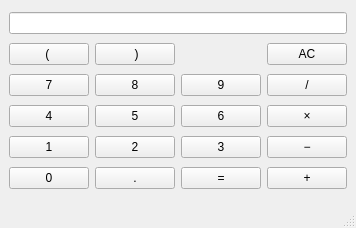
<?xml version="1.0" encoding="UTF-8"?>
<ui version="4.0">
 <class>MainWindow</class>
 <widget class="QMainWindow" name="MainWindow">
  <property name="geometry">
   <rect>
    <x>0</x>
    <y>0</y>
    <width>356</width>
    <height>228</height>
   </rect>
  </property>
  <property name="windowTitle">
   <string>MainWindow</string>
  </property>
  <widget class="QWidget" name="centralwidget">
   <layout class="QGridLayout" name="gridLayout">
    <item row="5" column="0">
     <widget class="QPushButton" name="pushButton_1">
      <property name="text">
       <string>1</string>
      </property>
      <attribute name="buttonGroup">
       <string notr="true">buttonGroup</string>
      </attribute>
     </widget>
    </item>
    <item row="4" column="1">
     <widget class="QPushButton" name="pushButton_5">
      <property name="text">
       <string>5</string>
      </property>
      <attribute name="buttonGroup">
       <string notr="true">buttonGroup</string>
      </attribute>
     </widget>
    </item>
    <item row="5" column="3">
     <widget class="QPushButton" name="pushButton_diff">
      <property name="text">
       <string> − </string>
      </property>
      <attribute name="buttonGroup">
       <string notr="true">buttonGroup</string>
      </attribute>
     </widget>
    </item>
    <item row="3" column="3">
     <widget class="QPushButton" name="pushButton_div">
      <property name="text">
       <string> / </string>
      </property>
      <attribute name="buttonGroup">
       <string notr="true">buttonGroup</string>
      </attribute>
     </widget>
    </item>
    <item row="6" column="3">
     <widget class="QPushButton" name="pushButton_add">
      <property name="text">
       <string> + </string>
      </property>
      <attribute name="buttonGroup">
       <string notr="true">buttonGroup</string>
      </attribute>
     </widget>
    </item>
    <item row="5" column="2">
     <widget class="QPushButton" name="pushButton_3">
      <property name="text">
       <string>3</string>
      </property>
      <attribute name="buttonGroup">
       <string notr="true">buttonGroup</string>
      </attribute>
     </widget>
    </item>
    <item row="6" column="1">
     <widget class="QPushButton" name="pushButton_dot">
      <property name="text">
       <string>.</string>
      </property>
      <attribute name="buttonGroup">
       <string notr="true">buttonGroup</string>
      </attribute>
     </widget>
    </item>
    <item row="6" column="2">
     <widget class="QPushButton" name="pushButton_equal">
      <property name="text">
       <string> = </string>
      </property>
      <attribute name="buttonGroup">
       <string notr="true">buttonGroup</string>
      </attribute>
     </widget>
    </item>
    <item row="3" column="0">
     <widget class="QPushButton" name="pushButton_7">
      <property name="text">
       <string>7</string>
      </property>
      <attribute name="buttonGroup">
       <string notr="true">buttonGroup</string>
      </attribute>
     </widget>
    </item>
    <item row="6" column="0">
     <widget class="QPushButton" name="pushButton_0">
      <property name="text">
       <string>0</string>
      </property>
      <attribute name="buttonGroup">
       <string notr="true">buttonGroup</string>
      </attribute>
     </widget>
    </item>
    <item row="3" column="1">
     <widget class="QPushButton" name="pushButton_8">
      <property name="text">
       <string>8</string>
      </property>
      <attribute name="buttonGroup">
       <string notr="true">buttonGroup</string>
      </attribute>
     </widget>
    </item>
    <item row="5" column="1">
     <widget class="QPushButton" name="pushButton_2">
      <property name="text">
       <string>2</string>
      </property>
      <attribute name="buttonGroup">
       <string notr="true">buttonGroup</string>
      </attribute>
     </widget>
    </item>
    <item row="4" column="0">
     <widget class="QPushButton" name="pushButton_4">
      <property name="text">
       <string>4</string>
      </property>
      <attribute name="buttonGroup">
       <string notr="true">buttonGroup</string>
      </attribute>
     </widget>
    </item>
    <item row="4" column="2">
     <widget class="QPushButton" name="pushButton_6">
      <property name="text">
       <string>6</string>
      </property>
      <attribute name="buttonGroup">
       <string notr="true">buttonGroup</string>
      </attribute>
     </widget>
    </item>
    <item row="0" column="0" colspan="4">
     <widget class="QLineEdit" name="lineEdit">
      <property name="alignment">
       <set>Qt::AlignRight|Qt::AlignTrailing|Qt::AlignVCenter</set>
      </property>
     </widget>
    </item>
    <item row="4" column="3">
     <widget class="QPushButton" name="pushButton_mult">
      <property name="text">
       <string> × </string>
      </property>
      <attribute name="buttonGroup">
       <string notr="true">buttonGroup</string>
      </attribute>
     </widget>
    </item>
    <item row="3" column="2">
     <widget class="QPushButton" name="pushButton_9">
      <property name="text">
       <string>9</string>
      </property>
      <attribute name="buttonGroup">
       <string notr="true">buttonGroup</string>
      </attribute>
     </widget>
    </item>
    <item row="1" column="0">
     <widget class="QPushButton" name="pushButton_lp">
      <property name="text">
       <string>( </string>
      </property>
      <attribute name="buttonGroup">
       <string notr="true">buttonGroup</string>
      </attribute>
     </widget>
    </item>
    <item row="1" column="1">
     <widget class="QPushButton" name="pushButton_rp">
      <property name="text">
       <string> )</string>
      </property>
      <attribute name="buttonGroup">
       <string notr="true">buttonGroup</string>
      </attribute>
     </widget>
    </item>
    <item row="1" column="3">
     <widget class="QPushButton" name="pushButton_clear">
      <property name="text">
       <string>AC</string>
      </property>
      <attribute name="buttonGroup">
       <string notr="true">buttonGroup</string>
      </attribute>
     </widget>
    </item>
   </layout>
  </widget>
  <widget class="QMenuBar" name="menubar">
   <property name="geometry">
    <rect>
     <x>0</x>
     <y>0</y>
     <width>356</width>
     <height>20</height>
    </rect>
   </property>
  </widget>
  <widget class="QStatusBar" name="statusbar"/>
 </widget>
 <resources/>
 <connections/>
 <buttongroups>
  <buttongroup name="buttonGroup"/>
 </buttongroups>
</ui>
